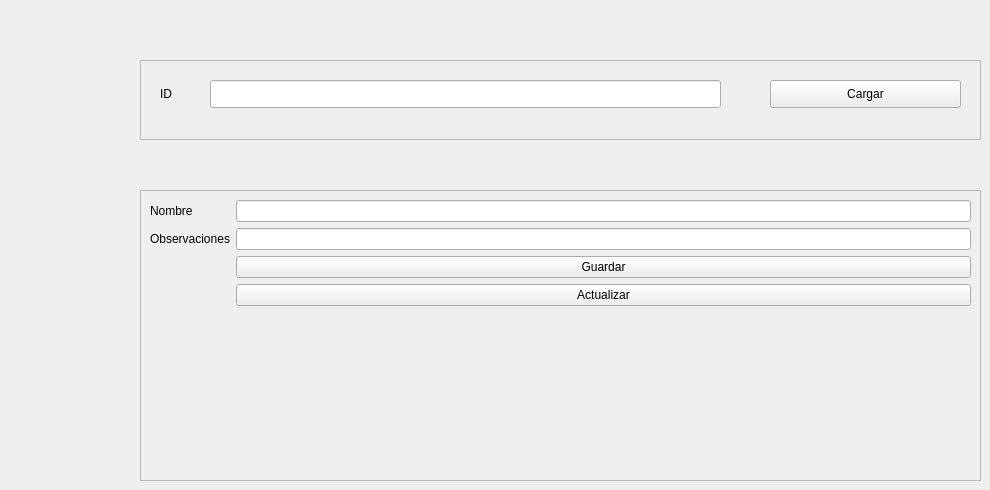
      <widget class="QWidget" name="tab_agregar_modificar_banco">
       <attribute name="title">
        <string>Agregar/Modificar banco</string>
       </attribute>
       <widget class="QFrame" name="frame_16">
        <property name="geometry">
         <rect>
          <x>140</x>
          <y>190</y>
          <width>841</width>
          <height>291</height>
         </rect>
        </property>
        <property name="frameShape">
         <enum>QFrame::StyledPanel</enum>
        </property>
        <property name="frameShadow">
         <enum>QFrame::Raised</enum>
        </property>
        <layout class="QFormLayout" name="formLayout_11">
         <item row="3" column="0">
          <widget class="QLabel" name="label_nombreBanco">
           <property name="text">
            <string>Nombre</string>
           </property>
          </widget>
         </item>
         <item row="3" column="1">
          <widget class="QLineEdit" name="lineEdit_nombreBanco2"/>
         </item>
         <item row="7" column="0">
          <widget class="QLabel" name="label_observacionesBanco">
           <property name="text">
            <string>Observaciones</string>
           </property>
          </widget>
         </item>
         <item row="7" column="1">
          <widget class="QLineEdit" name="lineEdit_observacionesBanco"/>
         </item>
         <item row="18" column="1">
          <widget class="QPushButton" name="pushButton_guardarBanco">
           <property name="text">
            <string>Guardar</string>
           </property>
          </widget>
         </item>
         <item row="19" column="1">
          <widget class="QPushButton" name="pushButton_actualizarBanco">
           <property name="text">
            <string>Actualizar</string>
           </property>
          </widget>
         </item>
        </layout>
       </widget>
       <widget class="QFrame" name="frame_17">
        <property name="geometry">
         <rect>
          <x>140</x>
          <y>60</y>
          <width>841</width>
          <height>80</height>
         </rect>
        </property>
        <property name="frameShape">
         <enum>QFrame::StyledPanel</enum>
        </property>
        <property name="frameShadow">
         <enum>QFrame::Raised</enum>
        </property>
        <widget class="QLabel" name="label_buscar_banco_por_id">
         <property name="geometry">
          <rect>
           <x>20</x>
           <y>20</y>
           <width>64</width>
           <height>28</height>
          </rect>
         </property>
         <property name="text">
          <string>ID</string>
         </property>
        </widget>
        <widget class="QLineEdit" name="lineEdit_buscar_banco_por_id">
         <property name="geometry">
          <rect>
           <x>70</x>
           <y>20</y>
           <width>511</width>
           <height>28</height>
          </rect>
         </property>
        </widget>
        <widget class="QPushButton" name="pushButton_cargar_banco_desde_id">
         <property name="geometry">
          <rect>
           <x>630</x>
           <y>20</y>
           <width>191</width>
           <height>28</height>
          </rect>
         </property>
         <property name="text">
          <string>Cargar</string>
         </property>
        </widget>
       </widget>
      </widget>
